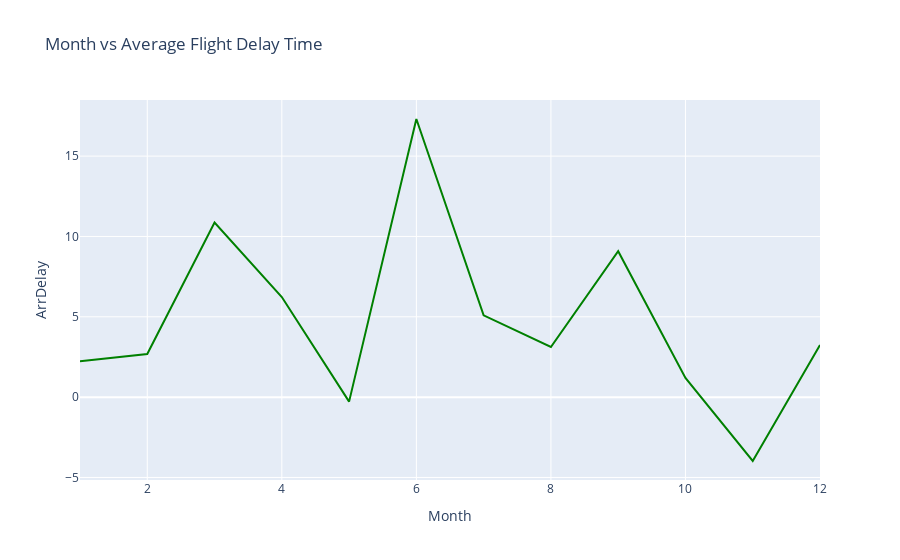

Notebook source saved alongside this figure:
### Markdown cell above
#### To do:

*   Create a line plot with x-axis being the month and y-axis being computed average delay time. Update plot title,\
    xaxis, and yaxis title.

*   Hint: Scatter and line plot vary by updating mode parameter.

### Code cell
# Create line plot here
fig = go.Figure(data=go.Scatter(x=line_data['Month'], y=line_data['ArrDelay'], mode='lines', marker=dict(color='green')))
fig.update_layout(title='Month vs Average Flight Delay Time', xaxis_title='Month', yaxis_title='ArrDelay')
fig.show()

### Figure 1 — Plotly figure (JSON) as saved in the notebook; plotly's stock layout.template omitted (floating-point values rounded to 4 significant figures)
{"data": [{"marker": {"color": "green"}, "mode": "lines", "type": "scatter", "x": [1, 2, 3, 4, 5, 6, 7, 8, 9, 10, 11, 12], "y": [2.233, 2.688, 10.87, 6.229, -0.2791, 17.31, 5.089, 3.122, 9.081, 1.2, -3.975, 3.241]}], "layout": {"autosize": true, "title": {"text": "Month vs Average Flight Delay Time"}, "xaxis": {"autorange": true, "range": [1, 12], "title": {"text": "Month"}, "type": "linear"}, "yaxis": {"autorange": true, "range": [-5.158, 18.49], "title": {"text": "ArrDelay"}, "type": "linear"}}}
